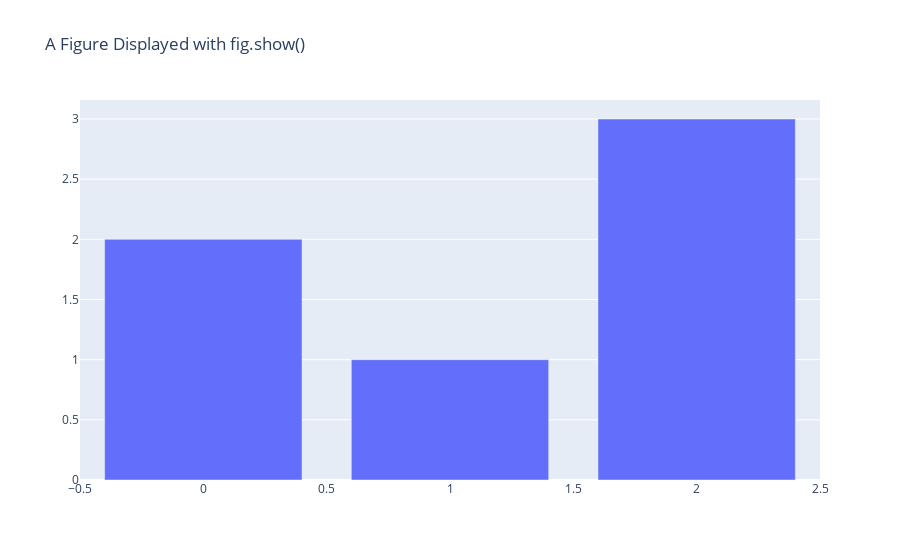

Source (notebook cell):
### Code cell
fig = go.Figure(
    data=[go.Bar(y=[2, 1, 3])],
    layout_title_text="Testing dif options for rendeerers; plotly_mimetype"
)
fig.show(renderer="plotly_mimetype",auto_open=True)

### Figure 1 — Plotly figure (JSON) as saved in the notebook; plotly's stock layout.template omitted (floating-point values rounded to 4 significant figures)
{"data": [{"type": "bar", "y": [2, 1, 3]}], "layout": {"autosize": true, "title": {"text": "A Figure Displayed with fig.show()"}, "xaxis": {"autorange": true, "range": [-0.5, 2.5]}, "yaxis": {"autorange": true, "range": [0, 3.158], "type": "linear"}}}
